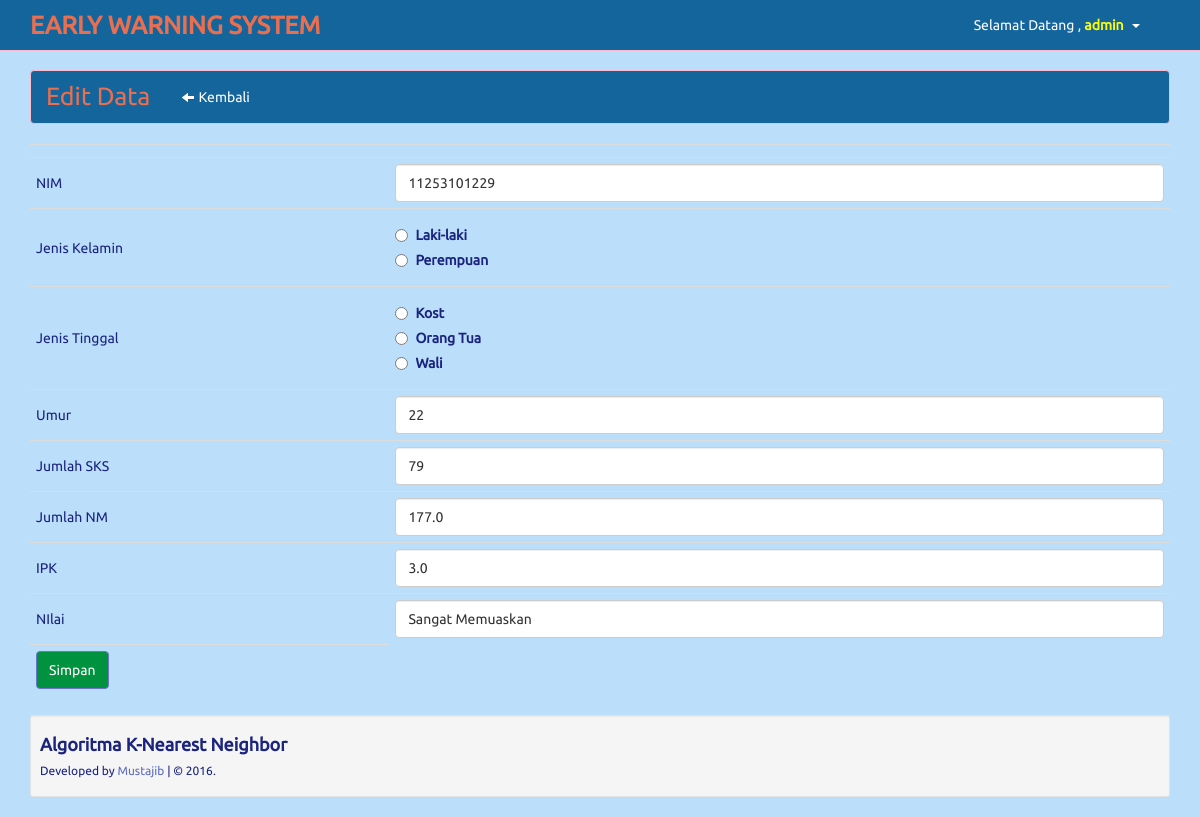
/admin/edit.php?nim=11253101229 (signed in), run on the app's committed database.
### tables this page shows
CREATE TABLE IF NOT EXISTS `mahasiswa` (
  `nim` varchar(15) NOT NULL,
  `Jenis_Kelamin` varchar(20) NOT NULL,
  `Jenis_Tinggal` varchar(40) NOT NULL,
  `Umur` int(3) NOT NULL,
  `Jumlah_NM` decimal(4,1) NOT NULL,
  `Jumlah_SKS` int(3) NOT NULL,
  `IPK` decimal(4,1) NOT NULL,
  `Nilai` varchar(20) NOT NULL,
  PRIMARY KEY (`nim`)
);

### admin/edit.php (the view)
<?php
include 'header.php';
?>
<div class="clearfix">
<div class="row">
  <div class="col-lg-12">
	<div class="navbar navbar-inverse">
		<div class="container">
			<div class="navbar-header">
				<a class="navbar-brand" href="http://localhost/KNN/admin/mahasiswa.php"> Edit Data</a>
			</div>
			<div class="navbar-collapse collapse navbar-inverse-collapse" style="margin-right: -20px">
			<ul class="nav navbar-nav">
				<li><a class="btn" href="mahasiswa.php"><i class="icon-arrow-left icon-white"> </i> Kembali</a></li>
			</ul>
<?php
$nim=mysql_real_escape_string($_GET['nim']);
$det=mysql_query("select * from mahasiswa where nim='$nim'")or die(mysql_error());
while($d=mysql_fetch_array($det)){
?>	</div>
</div>
</div>
	<form action="update.php" method="post">
		<table class="table">
			<tr>
				<td></td>
				<td><input type="hidden" name="id_mhs" value="<?php echo $d['id_mhs'] ?>"></td>
			</tr>
			<tr>
				<td>NIM</td>
				<td><input type="text" class="form-control" name="nim" value="<?php echo $d['nim'] ?>"></td>
			</tr>
			<tr>
				<td>Jenis Kelamin</td>
				<td><label class="radio"><input type="radio" name="Jenis_Kelamin" value="LAKI-LAKI">Laki-laki</label>
					<label class="radio"><input type="radio" name="Jenis_Kelamin" value="PEREMPUAN">Perempuan</label>
				</td>
			</tr>
			<tr>
				<td>Jenis Tinggal</td>
				<td><label class="radio"><input type="radio" name="Jenis_Tinggal" value="KOST">Kost</label>
					<label class="radio"><input type="radio" name="Jenis_Tinggal" value="ORANG TUA">Orang Tua</label>
					<label class="radio"><input type="radio" name="Jenis_Tinggal" value="WALI">Wali</label>
				</td>
			</tr>
			<tr>
				<td>Umur</td>
				<td><input type="text" class="form-control" name="Umur" value="<?php echo $d['Umur'] ?>"></td>
			</tr>
			<tr>
				<td>Jumlah SKS</td>
				<td><input type="text" class="form-control" name="Jumlah_SKS" value="<?php echo $d['Jumlah_SKS'] ?>"></td>
			</tr>
			<tr>
				<td>Jumlah NM</td>
				<td><input type="text" class="form-control" name="Jumlah_NM" value="<?php echo $d['Jumlah_NM'] ?>"></td>
			<tr>
				<td>IPK</td>
				<td><input type="text" class="form-control" name="IPK" value="<?php echo $d['IPK'] ?>"></td>
			</tr>
			<tr>
				<td>NIlai</td>
				<td><input type="text" class="form-control" name="Nilai" value="<?php echo $d['Nilai'] ?>"></td>
			</tr>
				<td><input type="submit" class="btn btn-info" value="Simpan"></td>
			</tr>
		</table>
	</form>
	<?php
}
?>
<?php include 'footer.php'; ?>

### data on the page
mahasiswa: nim "11253101229", Umur "22", Jumlah_SKS "79", Jumlah_NM "177.0", IPK "3.0", Nilai "Sangat Memuaskan"

### other printed values
$_SESSION['uname'] "admin"
